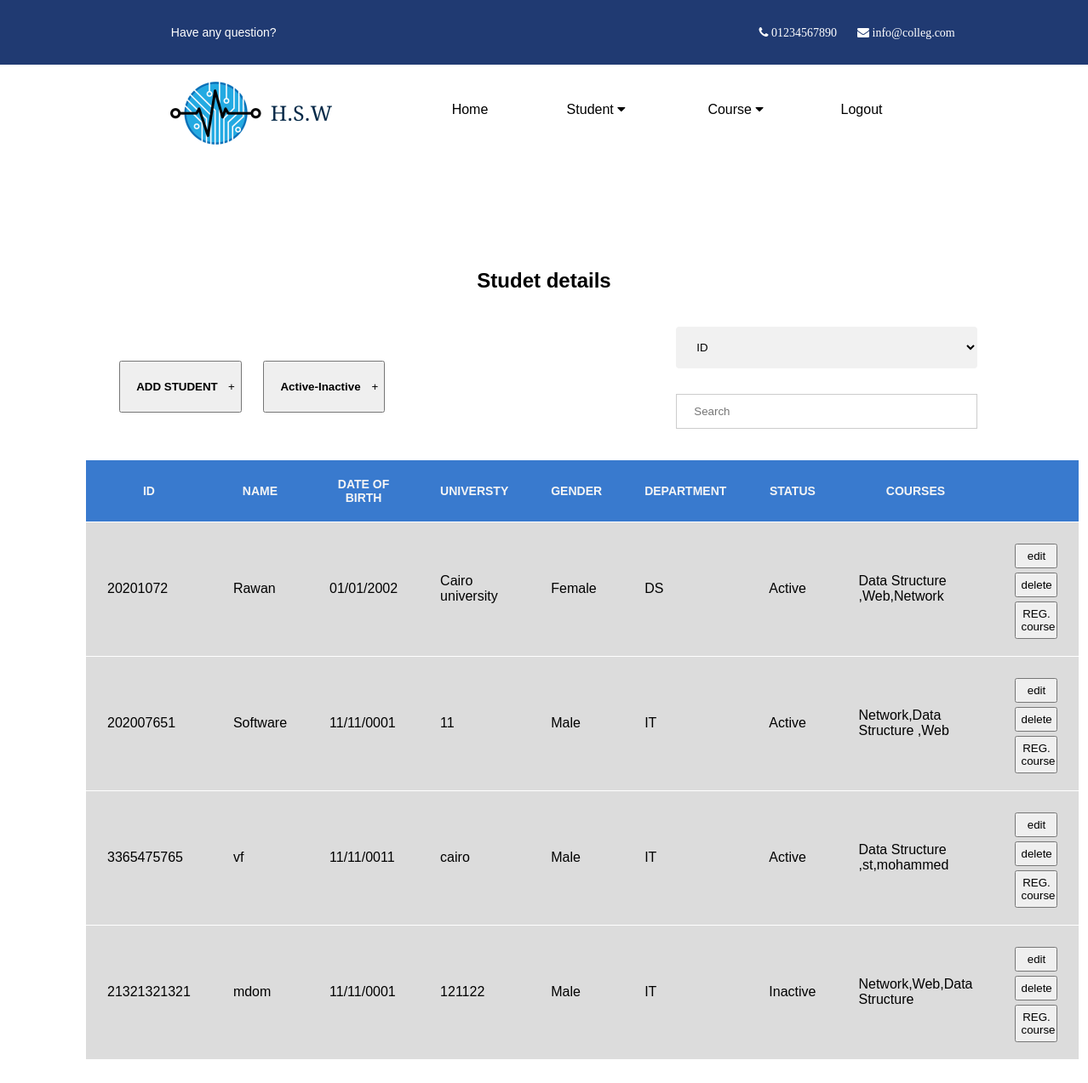
/Student (signed in), run on the app's committed database.
### pages/models.py (models this page shows, shortened)
class Student(models.Model):
    name=models.CharField(max_length=50)
    ID=models.IntegerField(primary_key=True)
    date=models.DateTimeField()
    university=models.CharField(max_length=50)
    Gender=models.CharField(max_length=10)
    department=models.CharField(max_length=10)
    statues=models.CharField(max_length=10)
    course1=models.CharField(max_length=50,null=True)
    course2=models.CharField(max_length=50,null=True)
    course3=models.CharField(max_length=50,null=True)

### pages/views.py (the view)
# urls.py: path('Student',views.StudentPage,name='Student'),
@login_required(login_url='Login')
def StudentPage(request):
    return render(request,'pages/Student.html',{'student':Student.objects.all()})

### templates/pages/Student.html (shortened to what this page needs)
{% extends 'base.html' %}
{% block content %}
<!DOCTYPE html>
<html>
    <head>
    </head>
    <body>
      <div>
        <div style="padding: 100px">
        <H2 style="text-align: center">Studet details</H2>
        <ul class="d">
            <li>
              <button style="margin-top: 50px"><a href="{% url 'AddStudent' %}">ADD STUDENT </a><span>+</span></button>
              <button style="margin-top: 50px;margin-left: 20px"><a href="{% url 'active' %}">Active-Inactive</a><span>+</span></button>
            </li>
            <li>
                <select name="filter" id="choice">
                    <option value="id">ID</option>
                </select>
                <input type="text"  placeholder="Search" id ="myInput" onkeyup="myFunction()"  >
            </li>
        </ul>
        <table id="myTable" class="studentTB" align="center" width="50%" >
          <tr  class = "header " align="left">
              <th >id </th>
              <th> Name</th>
              <th >Date of birth</th>
              <th >Universty</th>
              <th >Gender</th>
              <th >Department</th>
              <th>status</th>
              <th>courses</th>
              <th></th>
          </tr>
          {% for x in student %}
          <tr class="record">
            <td>{{x.ID}}</td>
            <td>{{x.name}}</td>
            <td>{{x.date|date:"d/m/Y"}}</td>
            <td>{{x.university}}</td>
            <td>{{x.Gender}}</td>
            <td>{{x.department}}</td>
            <td>{{x.statues}}</td>
            <td>{{x.course1}},{{x.course2}},{{x.course3}}</td>
            <td>
              <button><a href="{% url 'EditStudent' x.ID %}" style="text-decoration: none;color:black ;">edit</a></button>
              <button><a id="delete" href="{% url 'deleteStudent' x.ID %}" style="text-decoration: none;color:black ;">delete</a></button>
              <button><a href = "{% url 'RegisterCourse' x.ID %}" style="text-decoration:none;color: black;">REG. course</a></button>
            </td>
        </tr>
          {% endfor %}
           </table>
      </div>
    </div>
     </div>
    </body>
    </html>
{% endblock content %}

### templates/base.html (shortened to what this page needs)
{% load static %}
<link rel = "stylesheet" href = "{% static 'css/style.css'%}">
<link rel="stylesheet" href="https://cdnjs.cloudflare.com/ajax/libs/font-awesome/4.7.0/css/font-awesome.min.css">
{% include 'parts/nav.html' %}
{% block content %}
{% endblock content %}

### templates/parts/nav.html (shortened to what this page needs)
{% load static %}
<div>
    <div class="header-top">
        <div class="header-top-left">
          <span style="padding-left:100px">Have any question?</span>
        </div>
        <div class="header-top-right">
          <span class="fa fa-phone" style="padding-left: 370px"> 01234567890</span>
          <span class="fa fa-envelope" style="padding-left: 20px"> info@colleg.com</span>
        </div>
    </div>
    <div style="height: 120px">
      <div class="logo"> <a href="#"> <img src="{% static 'img/logo.png'%} "> </a> </div>
      <div style="float: right">
      <nav>
        {% if user.is_authenticated %}
        <div class="navbar">
          <a href="{% url 'Logout' %}">Logout</a>
          <div class="dropdown">
            <button class="dropbtn"><a href="{% url 'Course' %}">Course <i class="fa fa-caret-down"></i> </a> </button>
          </div>
          <div class="dropdown">
            <button class="dropbtn"><a href="{% url 'Student' %}">Student <i class="fa fa-caret-down"></i> </a> </button>
          </div>
          <a href="{% url 'HomePage' %}">Home</a>
        </div>
      </div>
    </div>
    {% endif %}

### pages/static/css/style.css (style rules this page uses)
body { margin: 0; font-family: Arial; overflow-x: hidden; }
.header-top { padding: 30px; background-color: #203a72; color: white; font-size: 14px; text-align: center; vertical-align: middle; justify-content: space-between; }
.header-top-left { display: inline; float: left; width: 30%; }
.header-top-right { display: inline-block; width: 70%; }
.navbar { overflow: hidden; margin-top: 30px; margin-right: 200px; }
.navbar a { float: right; font-size: 16px; color: black; text-align: center; padding: 14px 16px; text-decoration: none; width: 100px }
.dropdown { float: right; overflow: hidden; }
.dropdown .dropbtn { font-size: 16px; border: none; outline: none; color: black; padding: 0px 16px; background-color: inherit; }
.logo { float: left; margin-left: 200px; }
ul { list-style: none; margin-right: 30px; margin-top: 30px; }
li { float: right; font-size: 17px; }
li a { width: 100px; display: inline-block; font-weight: bold; color: black; padding: 20px 10px; text-decoration: none; text-align: center; }
.d { display: flex; justify-content: space-between; }
table { border-collapse: collapse; }
td,th { padding: 20px 40px; }
tr { background-color: gainsboro; border: 1px white solid; }
th { text-transform: uppercase; color: whitesmoke; background-color: rgb(57, 122, 206); }
.studentTB td, .studentTB th { padding: 20px 25px; }
.studentTB td button { padding: 5px; width: 50px; margin: 10% 20% 0% 0%; }
input[type=text], input[type=date],input[type=password],input[type=search],input[type=email] { width: 100%; padding: 12px 20px; margin: 20px 0; display: inline-block; border: 1px solid #ccc; box-sizing: border-box; }
select { width: 100%; padding: 16px 20px; margin: 10px 0; border: none; border-radius: 4px; background-color: #f1f1f1; }
.header { padding: 30px; background-color: #203a72; color: white; font-size: 14px; text-align: center; vertical-align: middle; justify-content: space-between; }

### data on the page
Student: ID "20201072", name "Rawan", date "01/01/2002", university "Cairo university", Gender "Female", department "DS", statues "Active", course1 "Data Structure", course2 "Web", course3 "Network"
Student: ID "202007651", name "Software", date "11/11/0001", university "11", Gender "Male", department "IT", statues "Active", course1 "Network", course2 "Data Structure", course3 "Web"
Student: ID "3365475765", name "vf", date "11/11/0011", university "cairo", Gender "Male", department "IT", statues "Active", course1 "Data Structure", course2 "st", course3 "mohammed"
Student: ID "21321321321", name "mdom", date "11/11/0001", university "121122", Gender "Male", department "IT", statues "Inactive", course1 "Network", course2 "Web", course3 "Data Structure"
